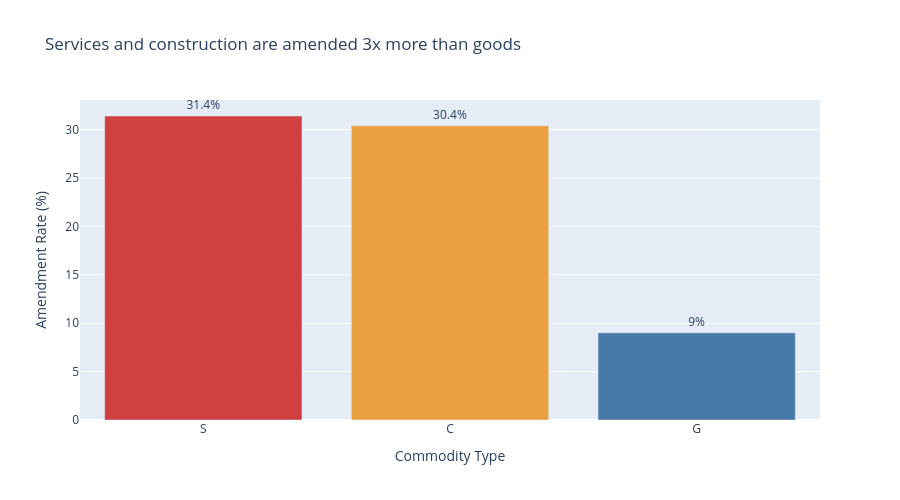

The cell this chart's notebook holds for it:
### Code cell
# Amendment rate by commodity type
fig = px.bar(amend_commodity.to_pandas(), x='commodity_type', y='amend_rate_pct', text='amend_rate_pct',
    title="Services and construction are amended 3x more than goods",
    color='commodity_type', color_discrete_map={'S': '#D04040', 'C': '#E8A040', 'G': '#4878A8'},
    labels={'commodity_type': 'Commodity Type', 'amend_rate_pct': 'Amendment Rate (%)'})
fig.update_traces(texttemplate='%{text}%', textposition='outside')
fig.update_layout(height=500, showlegend=False)
fig.show()

### Figure 1 — Plotly figure (JSON) as saved in the notebook; plotly's stock layout.template omitted (floating-point values rounded to 4 significant figures)
{"data": [{"hovertemplate": "Commodity Type=%{x}<br>Amendment Rate (%)=%{text}<extra></extra>", "legendgroup": "S", "marker": {"color": "#D04040", "pattern": {"shape": ""}}, "name": "S", "orientation": "v", "showlegend": true, "text": [31.4], "textposition": "outside", "texttemplate": "%{text}%", "type": "bar", "x": ["S"], "xaxis": "x", "y": [31.4], "yaxis": "y"}, {"hovertemplate": "Commodity Type=%{x}<br>Amendment Rate (%)=%{text}<extra></extra>", "legendgroup": "C", "marker": {"color": "#E8A040", "pattern": {"shape": ""}}, "name": "C", "orientation": "v", "showlegend": true, "text": [30.4], "textposition": "outside", "texttemplate": "%{text}%", "type": "bar", "x": ["C"], "xaxis": "x", "y": [30.4], "yaxis": "y"}, {"hovertemplate": "Commodity Type=%{x}<br>Amendment Rate (%)=%{text}<extra></extra>", "legendgroup": "G", "marker": {"color": "#4878A8", "pattern": {"shape": ""}}, "name": "G", "orientation": "v", "showlegend": true, "text": [9.0], "textposition": "outside", "texttemplate": "%{text}%", "type": "bar", "x": ["G"], "xaxis": "x", "y": [9.0], "yaxis": "y"}], "layout": {"barmode": "relative", "height": 500, "legend": {"title": {"text": "Commodity Type"}, "tracegroupgap": 0}, "showlegend": false, "title": {"text": "Services and construction are amended 3x more than goods"}, "xaxis": {"anchor": "y", "categoryarray": ["S", "C", "G"], "categoryorder": "array", "domain": [0, 1], "title": {"text": "Commodity Type"}}, "yaxis": {"anchor": "x", "domain": [0, 1], "title": {"text": "Amendment Rate (%)"}}}}
